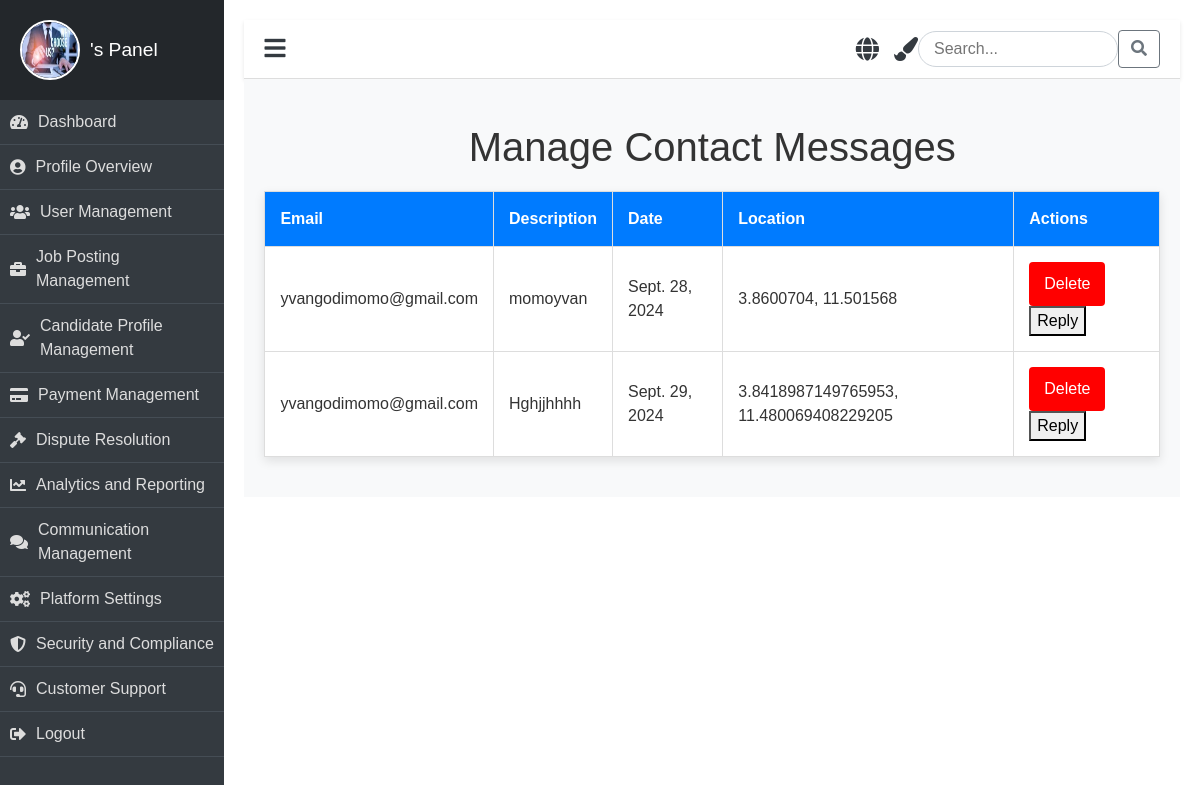
The page /manage_contact/ on the database its author committed.
### job/models.py (models this page shows, shortened)
class Contact(models.Model):
    email = models.EmailField()
    description = models.TextField()
    date = models.DateField(auto_now_add=True)  # Automatically set the date to now
    location = models.CharField(max_length=255)

### job/views.py (the view)
# urls.py: path('manage_contact/', manage_contact, name='manage_contact'),
def manage_contact(request):
    contacts = Contact.objects.all()  # Fetch all contact messages
    return render(request, 'panel/admin/contact/manage_contact.html', {'contacts': contacts})

### job/templates/panel/admin/contact/manage_contact.html (shortened to what this page needs)
{% extends 'panel/base/base_admin.html' %}
{% load static %}
{% block content %}
<h1 class="text-center mt-4">Manage Contact Messages</h1>
<table class="contact-table">
    <thead>
        <tr>
            <th>Email</th>
            <th>Description</th>
            <th>Date</th>
            <th>Location</th>
            <th>Actions</th>
        </tr>
    </thead>
    <tbody>
        {% for contact in contacts %}
        <tr>
            <td>{{ contact.email }}</td>
            <td>{{ contact.description }}</td>
            <td>{{ contact.date }}</td>
            <td>{{ contact.location }}</td>
            <td>
                <button class="btn-delete" onclick="deleteContact({{ contact.id }})">Delete</button>
                <button class="btn-reply" onclick="toggleReplyForm({{ contact.id }})">Reply</button>
            </td>
        </tr>
        {% endfor %}
    </tbody>
</table>
{% endblock %}

### job/static/css/clients.css (style rules this page uses)
body { font-family: 'Arial', sans-serif; background-color: #f8f9fa; color: #333; margin: 0; padding: 0; overflow-x: hidden; }

### job/templates/panel/admin/contact/manage_contact.html (style rules this page uses)
body { font-family: 'Arial', sans-serif; background-color: #f8f9fa; }
.contact-table { width: 100%; border-collapse: collapse; margin: 20px 0; background-color: #fff; box-shadow: 0 4px 10px rgba(0, 0, 0, 0.1); }
.contact-table th, .contact-table td { padding: 15px; text-align: left; border: 1px solid #ddd; }
.contact-table th { background-color: #007bff; color: white; }
.btn-delete { background-color: red; color: white; padding: 10px 15px; border: none; border-radius: 4px; cursor: pointer; transition: background-color 0.3s ease; }

### rows shown on the page
Contact: email "yvangodimomo@gmail.com", description "momoyvan", date "Sept. 28, 2024", location "3.8600704, 11.501568"
Contact: email "yvangodimomo@gmail.com", description "Hghjjhhhh", date "Sept. 29, 2024", location "3.8418987149765953, 11.480069408229205"
